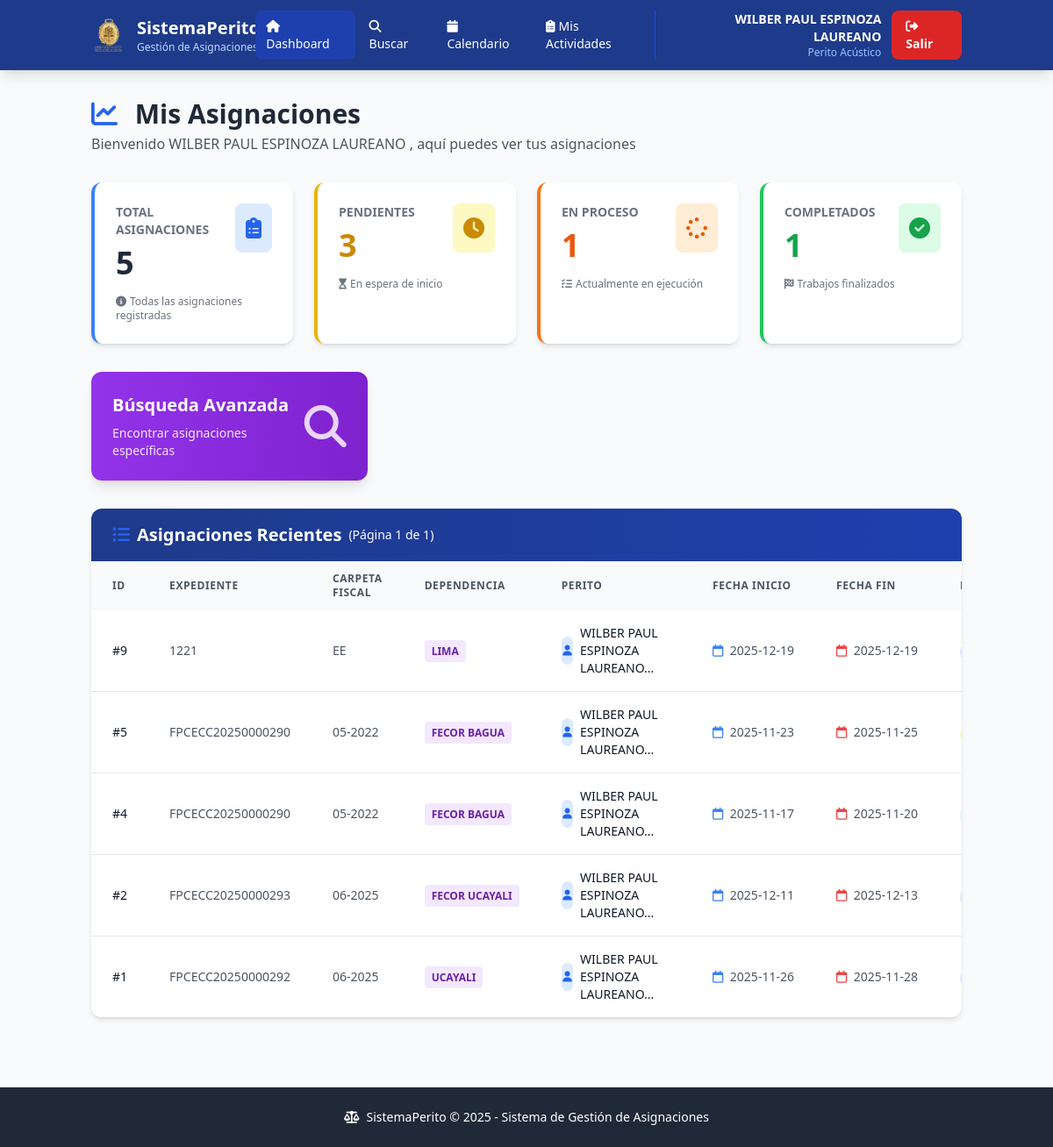
The page / (signed in) on the database as committed earlier.
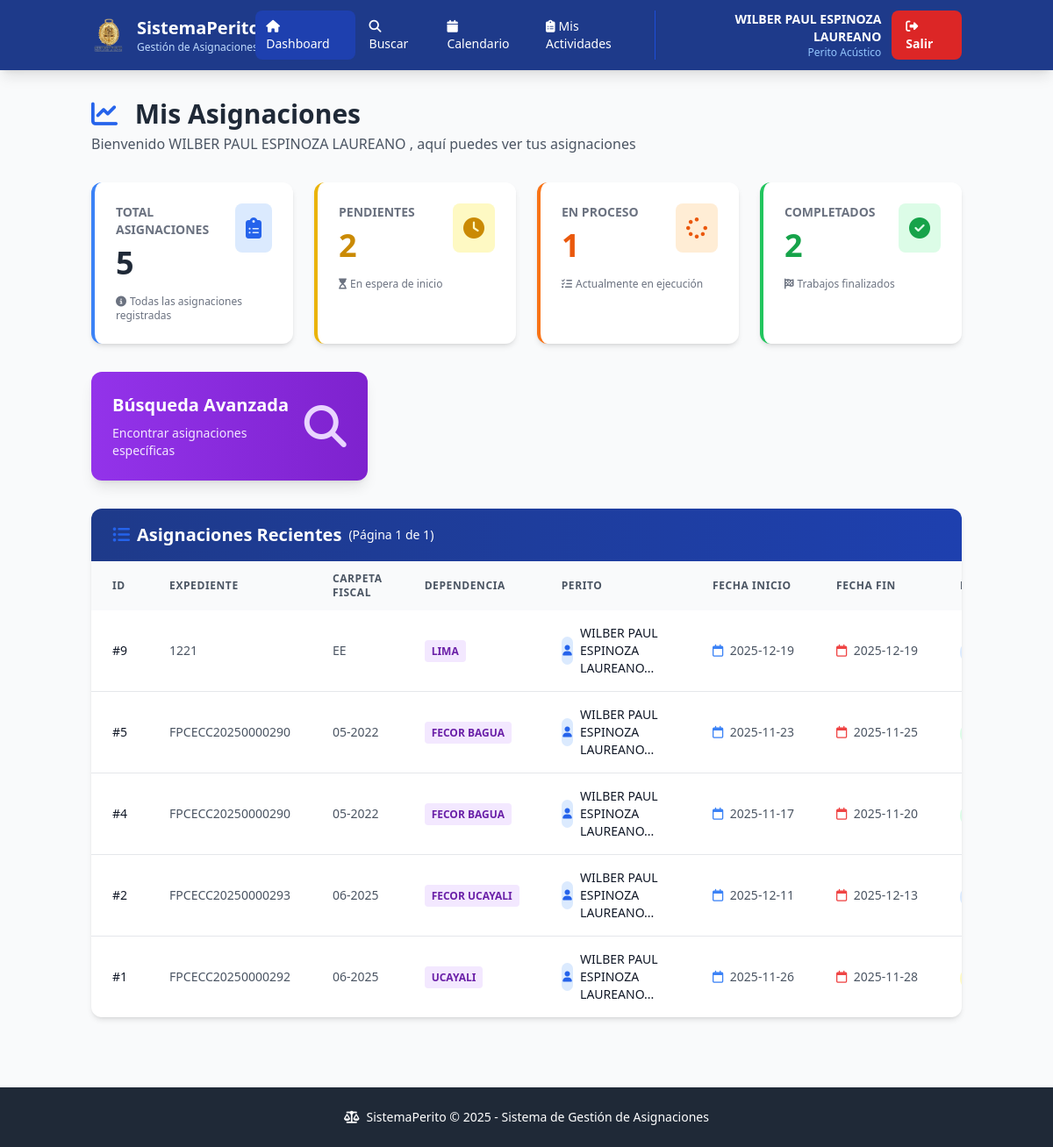
The same page on the database as committed later.
### app.py (the view)
@app.route('/')
@login_required
def index():
    actualizar_estados_automaticos()
    pagina = request.args.get('pagina', 1, type=int)
    por_pagina = 10
    conn = sqlite3.connect('database.db')
    conn.row_factory = sqlite3.Row
    cursor = conn.cursor()
    perito_id = session.get('perito_id')
    es_admin = session.get('rol') == 'admin'
    tipo_perito = None
    if perito_id and not es_admin:
        cursor.execute('SELECT tipo FROM peritos WHERE id = ?', (perito_id,))
        result = cursor.fetchone()
        if result:
            tipo_perito = result['tipo']
    if es_admin:
        cursor.execute('SELECT COUNT(*) FROM asignaciones WHERE estado != "Cancelado"')
        total_asignaciones = cursor.fetchone()[0]
        cursor.execute('SELECT COUNT(*) FROM asignaciones WHERE estado = "Pendiente"')
        pendientes = cursor.fetchone()[0]
        cursor.execute('SELECT COUNT(*) FROM asignaciones WHERE estado = "En Proceso"')
        en_proceso = cursor.fetchone()[0]
        cursor.execute('SELECT COUNT(*) FROM asignaciones WHERE estado = "Completado"')
        completados = cursor.fetchone()[0]
        cursor.execute('SELECT COUNT(*) FROM asignaciones WHERE estado = "Cancelado"')
        cancelados = cursor.fetchone()[0]
    else:
        cursor.execute('SELECT COUNT(*) FROM asignaciones WHERE estado != "Cancelado" AND perito_id = ?', (perito_id,))
        total_asignaciones = cursor.fetchone()[0]
        cursor.execute('SELECT COUNT(*) FROM asignaciones WHERE estado = "Pendiente" AND perito_id = ?', (perito_id,))
        pendientes = cursor.fetchone()[0]
        cursor.execute('SELECT COUNT(*) FROM asignaciones WHERE estado = "En Proceso" AND perito_id = ?', (perito_id,))
        en_proceso = cursor.fetchone()[0]
        cursor.execute('SELECT COUNT(*) FROM asignaciones WHERE estado = "Completado" AND perito_id = ?', (perito_id,))
        completados = cursor.fetchone()[0]
        cursor.execute('SELECT COUNT(*) FROM asignaciones WHERE estado = "Cancelado" AND perito_id = ?', (perito_id,))
        cancelados = cursor.fetchone()[0]
    offset = (pagina - 1) * por_pagina
    if es_admin:
        cursor.execute('''
            SELECT
                a.id, a.hoja_envio, a.expediente, a.dependencia,
                a.tipo_perito, a.tipo_actividad, a.carpeta_fiscal, a.observaciones, a.lugar,
                a.fecha_inicio, a.fecha_fin, a.perito_asignado, a.perito_id,
                a.desginacion, a.oficio_desplazamiento, a.estado, a.fecha_registro,
                p.nombre_completo
            FROM asignaciones a
            LEFT JOIN peritos p ON a.perito_id = p.id
            WHERE a.estado != "Cancelado"
            ORDER BY a.fecha_registro DESC
            LIMIT ? OFFSET ?
        ''', (por_pagina, offset))
    else:
        cursor.execute('''
            SELECT
                a.id, a.hoja_envio, a.expediente, a.dependencia,
                a.tipo_perito, a.tipo_actividad, a.carpeta_fiscal, a.observaciones, a.lugar,
                a.fecha_inicio, a.fecha_fin, a.perito_asignado, a.perito_id,
                a.desginacion, a.oficio_desplazamiento, a.estado, a.fecha_registro,
                p.nombre_completo
            FROM asignaciones a
            LEFT JOIN peritos p ON a.perito_id = p.id
            WHERE a.estado != "Cancelado" AND a.perito_id = ?
            ORDER BY a.fecha_registro DESC
            LIMIT ? OFFSET ?
        ''', (perito_id, por_pagina, offset))
    asignaciones_recientes = []
    for row in cursor.fetchall():
        asignaciones_recientes.append({
            'id': row['id'],
            'expediente': row['expediente'],
            'carpeta_fiscal': row['carpeta_fiscal'],
            'dependencia': row['dependencia'],
            'tipo_perito': row['tipo_perito'],
            'tipo_actividad': row['tipo_actividad'],
            'fecha_inicio': row['fecha_inicio'],
            'fecha_fin': row['fecha_fin'],
            'perito': row['nombre_completo'] if row['nombre_completo'] else row['perito_asignado'],
            'estado': row['estado'],
            'lugar': row['lugar']
        })
    total_paginas = (total_asignaciones + por_pagina - 1) // por_pagina if total_asignaciones > 0 else 1
    conn.close()
    return render_template('core/index.html',
                         total=total_asignaciones,
                         pendientes=pendientes,
                         en_proceso=en_proceso,
                         completados=completados,
                         cancelados=cancelados,
                         asignaciones=asignaciones_recientes,
                         pagina_actual=pagina,
                         total_paginas=total_paginas,
                         por_pagina=por_pagina,
                         es_admin=es_admin,
                         tipo_perito=tipo_perito)

### app.py (called while the page is built)
def login_required(f):
    @wraps(f)
    def decorated_function(*args, **kwargs):
        if 'usuario_id' not in session:
            return redirect(url_for('login'))
        return f(*args, **kwargs)
    return decorated_function

def actualizar_estados_automaticos():
    conn = sqlite3.connect('database.db')
    cursor = conn.cursor()
    hoy = datetime.now().date()
    cursor.execute('''
        UPDATE asignaciones
        SET estado = "En Proceso"
        WHERE estado = "Pendiente"
        AND date(fecha_inicio) <= date('now')
        AND date(fecha_fin) >= date('now')
    ''')
    cursor.execute('''
        UPDATE asignaciones
        SET estado = "Completado"
        WHERE estado IN ("Pendiente", "En Proceso")
        AND date(fecha_fin) < date('now')
    ''')
    conn.commit()
    conn.close()

### templates/core/index.html (shortened to what the changed rows need)
<!DOCTYPE html>
<html lang="es">
<head>
    <script src="https://cdn.tailwindcss.com"></script>
    <link rel="stylesheet" href="https://cdnjs.cloudflare.com/ajax/libs/font-awesome/6.4.0/css/all.min.css">
</head>
<body class="bg-gray-50">
    <nav class="bg-blue-900 text-white shadow-lg">
        <div class="container mx-auto px-4">
            <div class="flex justify-between items-center py-3">
                <div class="flex items-center space-x-3">
                    <div class="hidden md:block">
                        <h1 class="text-xl font-bold">SistemaPerito</h1>
                    </div>
                </div>
            </div>
        </div>
    </nav>
    <div class="container mx-auto px-4 py-8">
        <div class="mb-8">
            <h2 class="text-3xl font-bold text-gray-800">
                <i class="fas fa-chart-line text-blue-600 mr-3"></i>
                {% if session.rol == 'admin' %}
                Dashboard Principal
                {% else %}
                Mis Asignaciones
                {% endif %}
            </h2>
        </div>
        <div class="grid grid-cols-1 md:grid-cols-2 lg:grid-cols-4 gap-6 mb-8">
            <div class="stat-card bg-white rounded-xl shadow-md p-6 border-l-4 border-yellow-500 fade-in" style="animation-delay: 0.1s">
                <div class="flex justify-between items-start">
                    <div>
                        <p class="text-gray-500 text-sm font-semibold uppercase">Pendientes</p>
                        <p class="text-4xl font-bold text-yellow-600 mt-2">{{ pendientes }}</p>
                    </div>
                </div>
            </div>
            <div class="stat-card bg-white rounded-xl shadow-md p-6 border-l-4 border-green-500 fade-in" style="animation-delay: 0.3s">
                <div class="flex justify-between items-start">
                    <div>
                        <p class="text-gray-500 text-sm font-semibold uppercase">Completados</p>
                        <p class="text-4xl font-bold text-green-600 mt-2">{{ completados }}</p>
                    </div>
                </div>
            </div>
        </div>
        <div class="bg-white rounded-xl shadow-md overflow-hidden fade-in" style="animation-delay: 0.4s">
            <div class="bg-gradient-to-r from-blue-900 to-blue-800 px-6 py-4"">
                <h2 class="text-xl font-bold text-white flex items-center">
                    <i class="fas fa-list-ul mr-2 text-blue-600"></i>
                    Asignaciones Recientes
                    <span class="text-sm font-normal text-white-500 ml-2">
                        (Página {{ pagina_actual }} de {{ total_paginas }})
                    </span>
                </h2>
            </div>
            <div class="overflow-x-auto">
                <table class="w-full">
                    <thead class="bg-gray-50">
                        <tr>
                            <th class="px-6 py-3 text-left text-xs font-semibold text-gray-600 uppercase tracking-wider">ID</th>
                            <th class="px-6 py-3 text-left text-xs font-semibold text-gray-600 uppercase tracking-wider">Expediente</th>
                            <th class="px-6 py-3 text-left text-xs font-semibold text-gray-600 uppercase tracking-wider">Carpeta Fiscal</th>
                            <th class="px-6 py-3 text-left text-xs font-semibold text-gray-600 uppercase tracking-wider">Dependencia</th>
                            <th class="px-6 py-3 text-left text-xs font-semibold text-gray-600 uppercase tracking-wider">Perito</th>
                            <th class="px-6 py-3 text-left text-xs font-semibold text-gray-600 uppercase tracking-wider">Fecha Inicio</th>
                            <th class="px-6 py-3 text-left text-xs font-semibold text-gray-600 uppercase tracking-wider">Fecha Fin</th>
                            <th class="px-6 py-3 text-left text-xs font-semibold text-gray-600 uppercase tracking-wider">Estado</th>
                        </tr>
                    </thead>
                </table>
            </div>
        </div>
    </div>
</body>
</html>

Rows that differ between the two databases and show on the page:
changed asignaciones id 5: estado "En Proceso" → "Completado" (drawn)
changed asignaciones "FPCECC20250000292": estado "Pendiente" → "En Proceso" (drawn)
Other text that changed with them:
{{ pendientes }}: "3" → "2"
{{ completados }}: "1" → "2"
